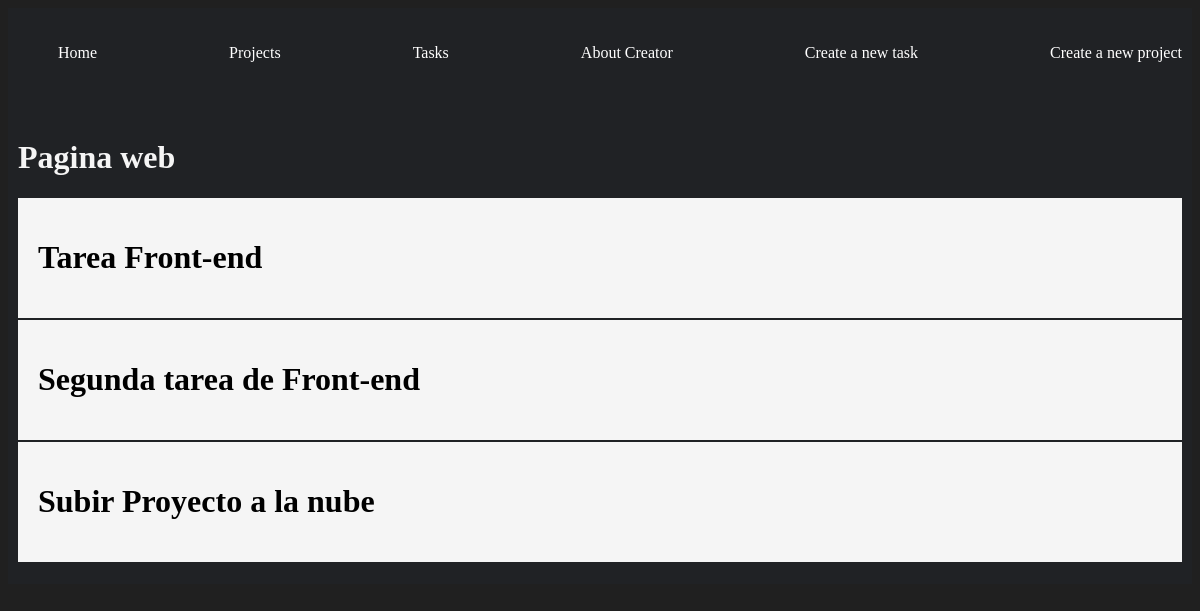
The app's page /projects/2 with its own data.
### myapp/models.py (models this page shows, shortened)
class Project(models.Model):
    name = models.CharField(max_length=200)
    def __str__(self):
        return self.name

class Task (models.Model):
    title = models.CharField(max_length=200)
    description = models.TextField()
    project = models.ForeignKey(Project, on_delete=models.CASCADE)
    done = models.BooleanField(default=False)

### myapp/views.py (the view)
# urls.py: path('projects/<int:id>', views.project_detail, name="project_detail"),
def project_detail (request, id):
    get_object_or_404(Project, id= id)
    project = Project.objects.get(id=id)
    task = Task.objects.filter(project_id = id)
    return render(request, 'projects/detail.html', {
        'project': project,
        'task': task
    })

### myapp/templates/projects/detail.html
{% extends 'layouts/base.html' %}
{% block content%}
<h1>{{project}}</h1>
{% for tareas in task %}
<div class ="card">
    <h1>{{tareas.title}}</h1>
</div>
{% endfor %}
{% endblock %}

### myapp/static/styles/main.css (style rules this page uses)
body { background: #202020; color: whitesmoke; }
.card { background: whitesmoke; color: black; padding: 20px; margin-bottom: 2px; }

### records on screen
Project: name "Pagina web"
Task: title "Tarea Front-end"
Task: title "Segunda tarea de Front-end"
Task: title "Subir Proyecto a la nube"
